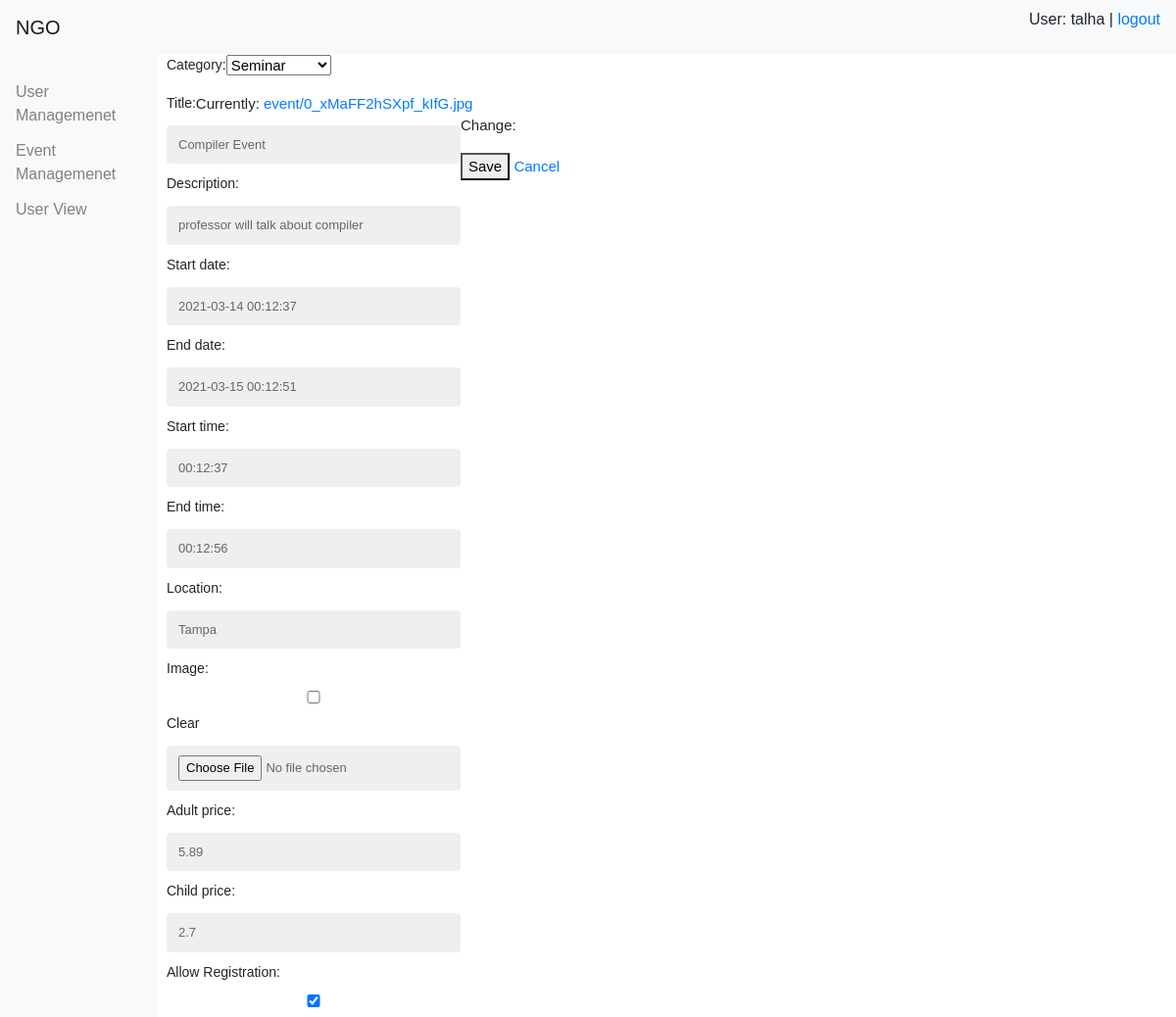
Page /events/1/update/ (signed in) on the committed database.
### event/models.py (models this page shows, shortened)
class Event(models.Model):
    Category = models.ForeignKey(Category, null=True, related_name='categories', on_delete=models.CASCADE)
    title = models.CharField(max_length=30)
    description = models.CharField(max_length=200)
    start_date = models.DateTimeField(default=timezone.now)
    end_date = models.DateTimeField(blank=True, null=True)
    start_time = models.TimeField(default=timezone.now)
    end_time = models.TimeField(blank=True, null=True)
    location = models.CharField(max_length=30)
    image = models.ImageField(upload_to='event', blank=True)
    adult_price = models.FloatField(default=0.0)
    child_price = models.FloatField(default=0.0)
    Allow_Registration = models.BooleanField()

### event/views.py (the view, shortened to what this page needs)
# urls.py: path('<int:pk>/update/', views.EventUpdate.as_view(), name='event_update'),
class EventUpdate(LoginRequiredMixin, UpdateView):
    model = Event
    fields = '__all__'
    template_name = 'event/event_update.html'
    success_url = reverse_lazy('event:event_list')
    login_url = 'login'

### event/models.py (called while the page is built)
    def __str__(self):
        return self.category_type

### event/templates/event/event_update.html (shortened to what this page needs)
{% extends '../base.html' %}
{% block content %}
    <form method="post" enctype="multipart/form-data" >{% csrf_token %}
        {{ form.as_p }}
        <button type="submit" value="Save">Save</button>
        <a href="{% url 'event:event_list' %}"> Cancel </a>
    </form>
{% endblock content %}

### templates/base.html (shortened to what this page needs)
<!doctype html>
{% load static %}
<html lang="en">
  <head>
    <link rel="stylesheet" href="https://stackpath.bootstrapcdn.com/bootstrap/4.3.1/css/bootstrap.min.css">
    <link href="{% static 'css/base.css' %}" rel="stylesheet">
  </head>
  <body>
  <nav class="navbar navbar-expand-lg navbar-light bg-light">
  <a class="navbar-brand" href="{% url 'user:user_List' %}">NGO</a>
  <div class="collapse navbar-collapse" id="navbarSupportedContent">
      {% if user.username %}
                <p>User: {{ user.username }} | <a href="{% url 'logout' %}?next={{request.path}}">logout</a></p>
            {% else %}
                <p><a href="{% url 'login' %}?next={{request.path}}">login</a></p>
            {% endif %}
  </div>
</nav>
  <div class="sidenav">
  <a  {% block active_class %} {% endblock %} href="{% url 'user:user_List' %}">User Managemenet</a>
  <a {% block active_class1 %} {% endblock %} href="{% url 'event:event_list' %}">Event Managemenet</a>
  <a {% block active_class2 %} {% endblock %} href="{% url 'user:event_list' %}">User View</a>
</div>
  <div class="main">
      {% block content %}
        {% endblock %}
  </div>
  </body>
</html>

### user/static/css/base.css (style rules this page uses)
body { margin:120; padding:0; font-family:helvetica, sans-serif; }
a { text-decoration:none; }
form p label, form p input { float:left; clear:both; }
form p label { font-size:14px; padding-bottom:4px; }
form p input { width:300px; font-size:13px; margin-bottom:10px; padding:10px 12px; border:0; background:#efefef; color:#666; border-radius:4px; }
.sidenav { height: 100%; width: 160px; position: fixed; z-index: 1; left: 0; background-color:#f8f9fa!important; overflow-x: hidden; padding-top: 20px; }
.sidenav a { padding: 6px 8px 6px 16px; text-decoration: none; color: #818181; display: block; }
.main { margin-left: 160px; font-size: 15px; padding: 0px 10px; }
a:hover, a:visited, a:link, a:active { text-decoration: none; }

### rows in the picture
Event: Category "Seminar", title "Compiler Event", description "professor will talk about compiler", start_date "2021-03-14 00:12:37", end_date "2021-03-15 00:12:51", start_time "00:12:37", end_time "00:12:56", location "Tampa", adult_price "5.89", child_price "2.7", Allow_Registration "☑"

### other values in the picture
{{ user.username }} "talha"
